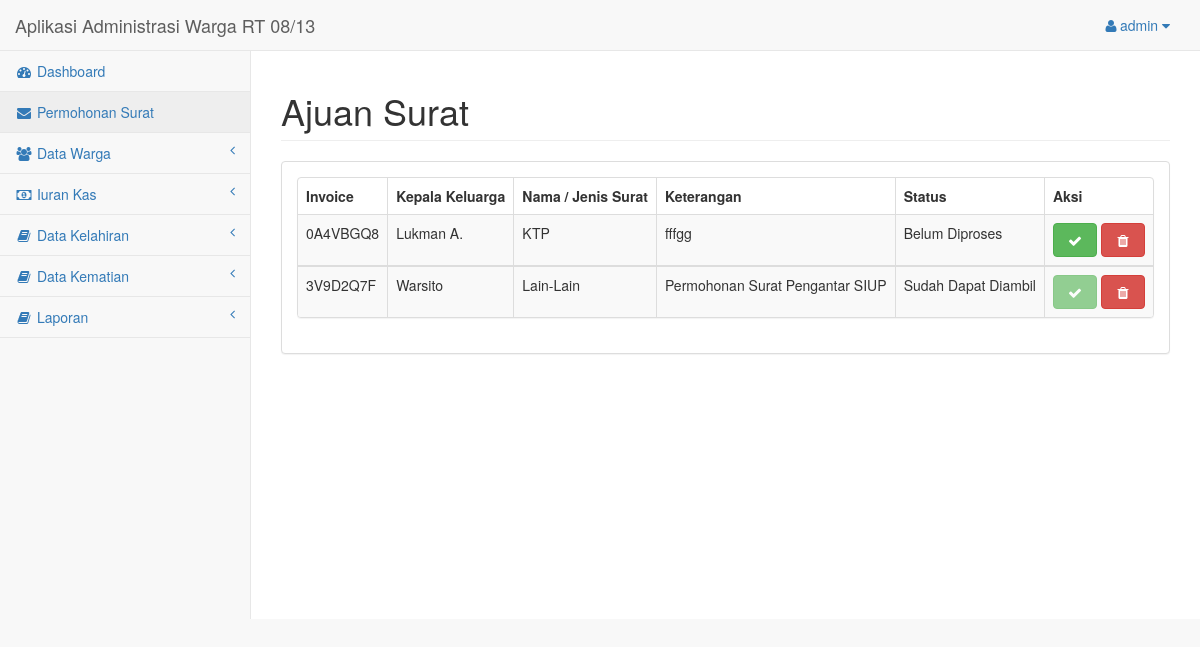
The app's page /halaman_admin/ajuansurat.php (signed in) with its own data.
### tables this page shows
CREATE TABLE `tabel_surat` (
  `invoice` varchar(10) NOT NULL,
  `username` varchar(20) NOT NULL,
  `jenis_surat` varchar(50) NOT NULL,
  `keterangan` text NOT NULL,
  `status` varchar(20) NOT NULL
);

CREATE TABLE `tabel_warga` (
  `no_kk` varchar(30) NOT NULL,
  `nik` varchar(30) NOT NULL,
  `nama` varchar(50) NOT NULL,
  `jk` varchar(10) NOT NULL,
  `tempat_lahir` varchar(20) NOT NULL,
  `tgl_lahir` varchar(30) NOT NULL,
  `agama` varchar(20) NOT NULL,
  `pekerjaan` varchar(20) NOT NULL,
  `pendidikan` varchar(20) NOT NULL,
  `status_kawin` varchar(12) NOT NULL,
  `status_keluarga` varchar(20) NOT NULL
);

### halaman_admin/ajuansurat.php (the view, shortened to what this page needs)
<?php
include("layout-header.php");
?>
<div id="page-wrapper">
    <div class="row">
        <div class="col-lg-12">
            <h1 class="page-header">Ajuan Surat</h1>
        </div>
    </div>
    <div class="row">
        <div class="col-lg-12">
            <div class="panel panel-default">
                <div class="panel-body">
                    <div class="row">
                        <div class="col-lg-12">
                            <div class="panel panel-default">
                                <div class="table-responsive">
                                    <table class="table table-striped table-bordered table-hover">
                                        <?php
                                        $sql = "SELECT * FROM tabel_surat, tabel_user, tabel_kk, tabel_warga WHERE tabel_surat.username = tabel_user.username AND tabel_kk.username = tabel_user.username AND tabel_kk.no_kk = tabel_warga.no_kk AND tabel_warga.status_keluarga = 'Kepala Keluarga'";
                                        $query = mysqli_query($koneksi, $sql);
                                        if (mysqli_num_rows($query) < 1) {
                                            echo "Tidak Ada Data";
                                        } else {
                                            echo "<thead>";
                                            echo "<tr>";
                                            echo "<th>Invoice</th>";
                                            echo "<th>Kepala Keluarga</th>";
                                            echo "<th>Nama / Jenis Surat</th>";
                                            echo "<th>Keterangan</th>";
                                            echo "<th>Status</th>";
                                            echo "<th>Aksi</th>";
                                            echo "</tr>";
                                            echo "</thead>";
                                        }
                                        while ($row = mysqli_fetch_array($query)){
                                            echo "<tbody>";
                                            echo "<tr>";
                                            echo "<td>".$row['invoice']."</td>";
                                            echo "<td>".$row['nama']."</td>";
                                            echo "<td>".$row['jenis_surat']."</td>";
                                            echo "<td>".$row['keterangan']."</td>";
                                            echo "<td>".$row['status']."</td>";
                                            echo "<td>";
                                            if($row['status'] == "Belum Diproses"){
                                                echo "<a class='btn btn-success' data-toggle='tooltip' data-placement='left' title='Proses' href='surat-proses.php?id=".$row['invoice']."' onClick = 'return proses()'><i class='fa fa-check fa-fw'></i></a>";
                                                echo " <a class='btn btn-danger' data-toggle='tooltip' data-placement='left' title='Hapus' href='../halaman_warga/permintaan-hapus.php?id=".$row['invoice']."' onClick = 'return batal()'><i class='fa fa-trash fa-fw'></i></a>";
                                                echo "</td>";
                                            } else{
                                                echo "<a class='btn btn-success disabled' href='surat-jadi.php?id=".$row['invoice']."' onClick = 'return suratJadi()'><i class='fa fa-check fa-fw'></i></a>";
                                                echo " <a class='btn btn-danger' data-toggle='tooltip' data-placement='left' title='Hapus' href='../halaman_warga/permintaan-hapus.php?id=".$row['invoice']."'><i class='fa fa-trash fa-fw'></i></a>";
                                                echo "</td>";
                                            }
                                            echo "</tr>";
                                            echo "</tbody>";
                                        }
                                        ?>
                                    </table>
                                </div>
                            </div>
                        </div>
                    </div>
                </div>
            </div>
        </div>
    </div>
</div>
<?php include("layout-footer.php"); ?>

### records on screen
tabel_surat: invoice "0A4VBGQ8", tabel_warga.nama "Lukman A.", jenis_surat "KTP", keterangan "fffgg", status "Belum Diproses"
tabel_surat: invoice "3V9D2Q7F", tabel_warga.nama "Warsito", jenis_surat "Lain-Lain", keterangan "Permohonan Surat Pengantar SIUP", status "Sudah Dapat Diambil"

### other values on screen
$_SESSION['username'] "admin"
